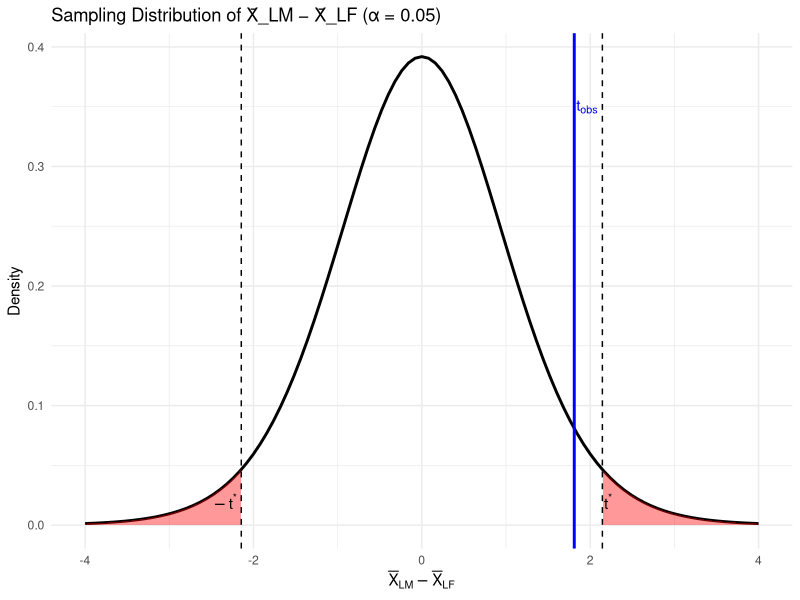

Write R code to recreate this figure.
## ---- chunk 1
# Load the ggplot2 library
library(ggplot2)

# 1. Define parameters and calculate critical values
mu <- 0
sigma <- 1
alpha <- 0.05
df <- 14   # placeholder df for Welch t-test illustration

t_critical_left  <- qt(alpha / 2, df = df)
t_critical_right <- qt(1 - alpha / 2, df = df)

# z_critical_left <- qnorm(alpha / 2, mean = mu, sd = sigma)
# z_critical_right <- qnorm(1 - alpha / 2, mean = mu, sd = sigma)

# 2. Create a data frame for plotting (ggplot requires a data frame)
plot_data <- data.frame(x = seq(-4, 4, length.out = 1000))

# 3. Create the base plot with the normal curve
p <- ggplot(plot_data, aes(x = x)) +
  stat_function(
    fun = dt,
    args = list(df = df),
    linewidth = 1
  ) +
  labs(
    title = "Sampling Distribution of X̄_LM − X̄_LF (α = 0.05)",
    x = expression(bar(X)[LM] - bar(X)[LF]),
    y = "Density"
  ) +
  theme_minimal()

# 4. Add shaded critical regions, left and right, using 'geom_area'
p <- p +
  geom_area(
    data = subset(plot_data, x < t_critical_left),
    aes(y = dt(x, df)),
    fill = "red",
    alpha = 0.4
  ) +
  geom_area(
    data = subset(plot_data, x > t_critical_right),
    aes(y = dt(x, df)),
    fill = "red",
    alpha = 0.4
  )

# 5. Add vertical lines for the critical values
p <- p +
  geom_vline(
    xintercept = c(t_critical_left, t_critical_right),
    linetype = "dashed"
  ) +
  annotate(
    "text",
    x = c(t_critical_left, t_critical_right),
    y = 0.02,
    label = c(expression(-t^"*"), expression(t^"*")),
    hjust = c(1.2, -0.2)
  )

t_obs <- 1.810906

p <- p +
  geom_vline(
    xintercept = t_obs,
    color = "blue",
    linewidth = 1
  ) +
  annotate(
    "text",
    x = t_obs,
    y = 0.35,
    label = expression(t[obs]),
    hjust = -0.1,
    color = "blue"
  )


# Print the plot
print(p)
